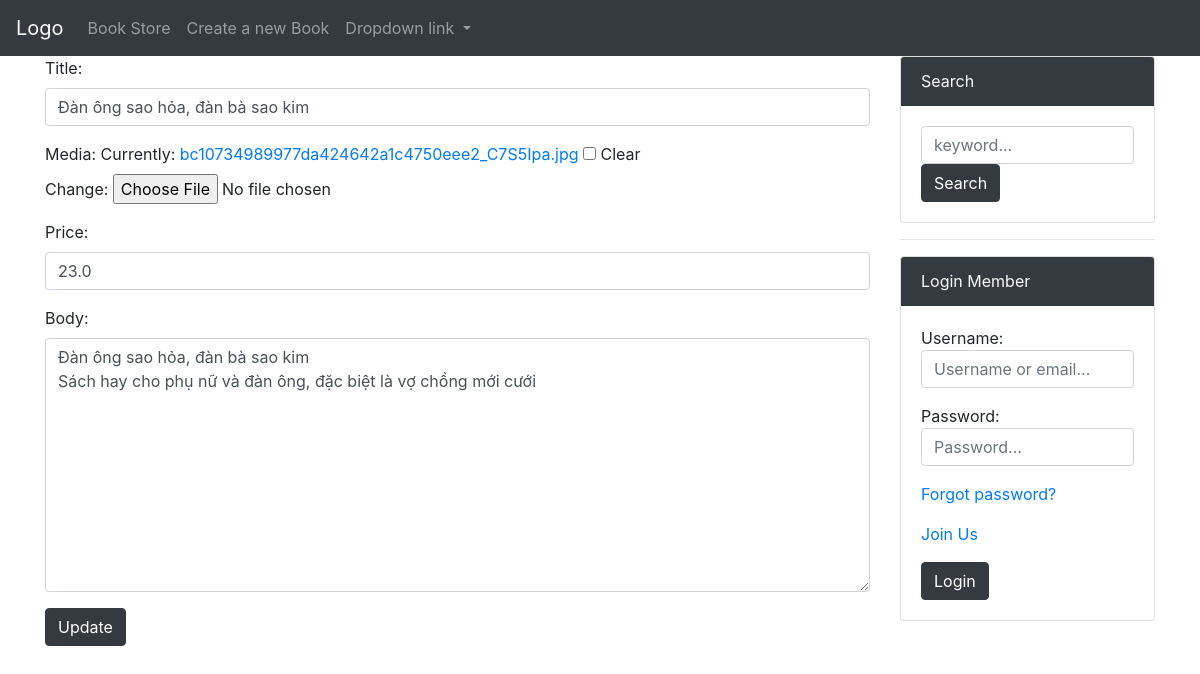
The app's page /books/update-book/6 with its own data.
### BookApp/models.py (models this page shows, shortened)
class BookModel(models.Model):
    title = models.CharField(max_length=255)
    media = models.ImageField(blank=True, null=True)
    price = models.FloatField(blank=True, null=True)
    body = models.TextField()
    slug = models.SlugField(unique=True, blank=True, null=True)
    created = models.DateTimeField(auto_now_add=True)

### BookApp/views.py (the view, shortened to what this page needs)
# urls.py: path('update-book/<int:id>', UpdateBookView.as_view(), name="update-book"),
class UpdateBookView(View):
    template_name = "update-book.html"
    def get_object(self):
        _id = self.kwargs.get("id")
        queryset = BookModel.objects.get(id=_id)
        return queryset
    def get(self, request, *args, **kwargs):
        form = BookForm(instance=self.get_object())
        context = {"form": form}
        return render(request, self.template_name, context)

### BookApp/views.py
class BookForm(forms.ModelForm):
    class Meta:
        model = BookModel
        fields = ["title", "media", "price", "body"]
        widgets = {
            "title": forms.TextInput(attrs=({
                "class": "form-control",
                "placeholder": "Title text goes here..."
            })),
            "body": forms.Textarea(attrs=({
                "class": "form-control",
                "placeholder": "Title text goes here..."
            })),
            "price": forms.NumberInput(attrs=({
                "class": "form-control",
                "placeholder": "Title text goes here..."
            })),
        }

### templates/update-book.html (shortened to what this page needs)
{% extends 'base.html' %}
{% block content %}
<form action="" method="post" enctype="multipart/form-data">
    {{ form.as_p }}
    <input type="submit" class="btn btn-dark" value="Update">
</form>
{% endblock %}

### records on screen
BookModel: title "Đàn ông sao hỏa, đàn bà sao kim", price "23.0", body "Đàn ông sao hỏa, đàn bà sao kim Sách hay cho phụ nữ và đàn ông, đặc biệt là vợ chồng mới cưới"
